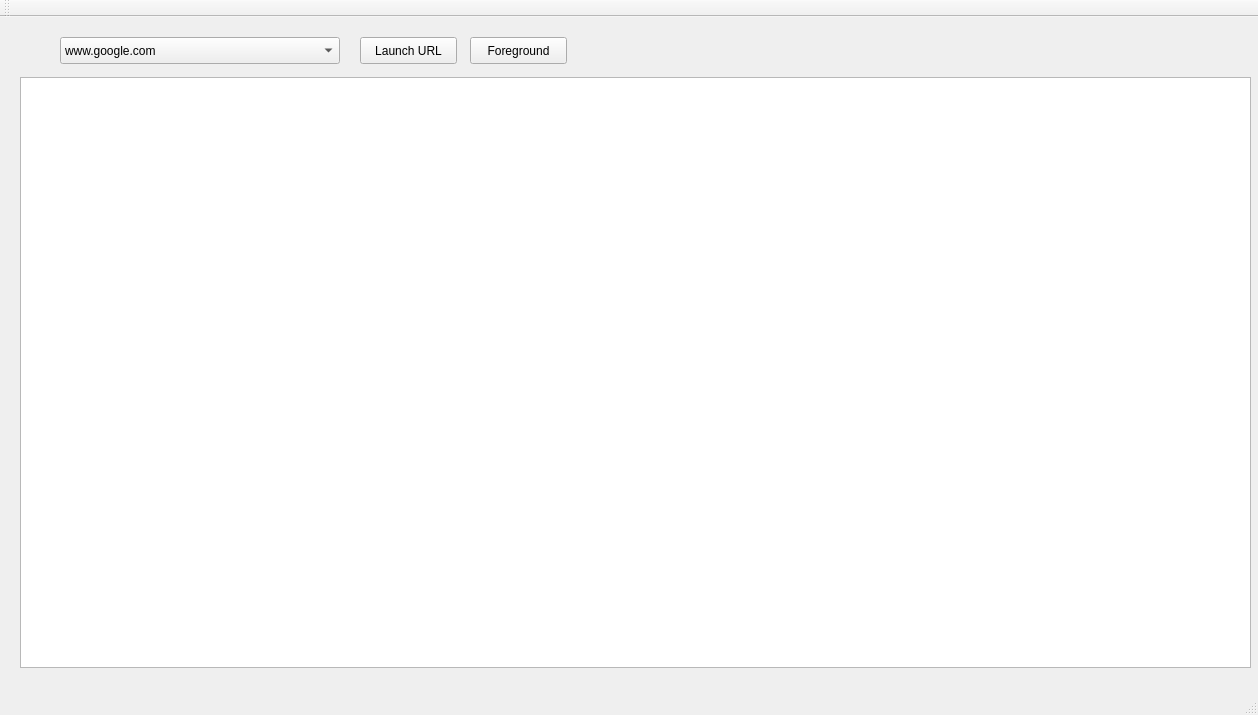
<?xml version="1.0" encoding="UTF-8"?>
<ui version="4.0">
 <class>MainWindow</class>
 <widget class="QMainWindow" name="MainWindow">
  <property name="geometry">
   <rect>
    <x>0</x>
    <y>0</y>
    <width>1258</width>
    <height>715</height>
   </rect>
  </property>
  <property name="windowTitle">
   <string>MainWindow</string>
  </property>
  <widget class="QWidget" name="centralWidget">
   <widget class="QComboBox" name="urlcomboBox">
    <property name="geometry">
     <rect>
      <x>60</x>
      <y>20</y>
      <width>280</width>
      <height>27</height>
     </rect>
    </property>
    <item>
     <property name="text">
      <string>www.google.com</string>
     </property>
    </item>
    <item>
     <property name="text">
      <string>www.ymail.com</string>
     </property>
    </item>
    <item>
     <property name="text">
      <string>www.cricinfo.com</string>
     </property>
    </item>
    <item>
     <property name="text">
      <string>www.gmail.com</string>
     </property>
    </item>
   </widget>
   <widget class="QPushButton" name="LaunchURLpushButton">
    <property name="geometry">
     <rect>
      <x>360</x>
      <y>20</y>
      <width>97</width>
      <height>27</height>
     </rect>
    </property>
    <property name="text">
     <string>Launch URL</string>
    </property>
   </widget>
   <widget class="QGraphicsView" name="graphicsView">
    <property name="geometry">
     <rect>
      <x>20</x>
      <y>60</y>
      <width>1231</width>
      <height>591</height>
     </rect>
    </property>
    <property name="alignment">
     <set>Qt::AlignLeading|Qt::AlignLeft|Qt::AlignTop</set>
    </property>
   </widget>
   <widget class="QPushButton" name="pushButton">
    <property name="geometry">
     <rect>
      <x>470</x>
      <y>20</y>
      <width>97</width>
      <height>27</height>
     </rect>
    </property>
    <property name="text">
     <string>Foreground</string>
    </property>
   </widget>
  </widget>
  <widget class="QMenuBar" name="menuBar">
   <property name="geometry">
    <rect>
     <x>0</x>
     <y>0</y>
     <width>1258</width>
     <height>25</height>
    </rect>
   </property>
  </widget>
  <widget class="QToolBar" name="mainToolBar">
   <attribute name="toolBarArea">
    <enum>TopToolBarArea</enum>
   </attribute>
   <attribute name="toolBarBreak">
    <bool>false</bool>
   </attribute>
  </widget>
  <widget class="QStatusBar" name="statusBar"/>
 </widget>
 <layoutdefault spacing="6" margin="11"/>
 <resources/>
 <connections/>
</ui>
